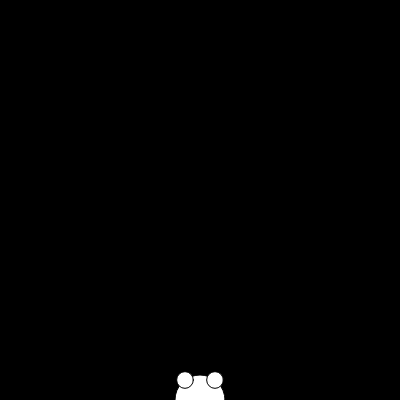
Frame 1 (no input)
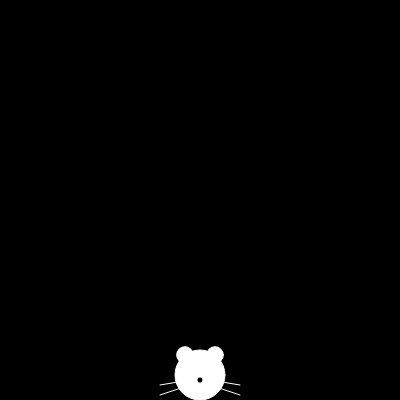
Frame 60 (no input)
Frame 120 (the mouse pressed at the canvas centre since frame 60): identical to frame 60, image omitted

The p5.js sketch that drew these frames (run headless with seeded random() and noise() and a simulated clock; from frame 60 on, the mouse is pressed at the canvas centre):

// p5.js sketch
// ── sketch.js
class Cat {
    constructor(_x, _y, _size) {
        this.x = _x
        this.y = _y
        this.size = _size
    }
    
    show() {
        fill(255);
        ellipse(this.x, this.y, this.size, this.size)
        ellipse(this.x - 15, this.y - 20, this.size/3)
        ellipse(this.x + 15, this.y - 20, this.size/3)

        fill(0)
        ellipse(this.x, this.y + 5, this.size/8)

        stroke(255)
        line(this.x - 10, this.y + 10, this.x - 40, this.y + 20)
        line(this.x - 10, this.y + 5, this.x - 40, this.y + 10)
        line(this.x + 10, this.y + 10, this.x + 40, this.y + 20)
        line(this.x + 10, this.y + 5, this.x + 40, this.y + 10)
    }
    
    jump() {
        this.y = this.y - 100
    }

    land() {
        this.y = height - this.size/2
    }
}

function setup() {
    createCanvas(400, 400)
    cat = new Cat(width/2, height, 50)
}


function draw() {

    background(0);
    cat.show()
    cat.land()

}

function mouseClicked() {
    cat.jump()
}
